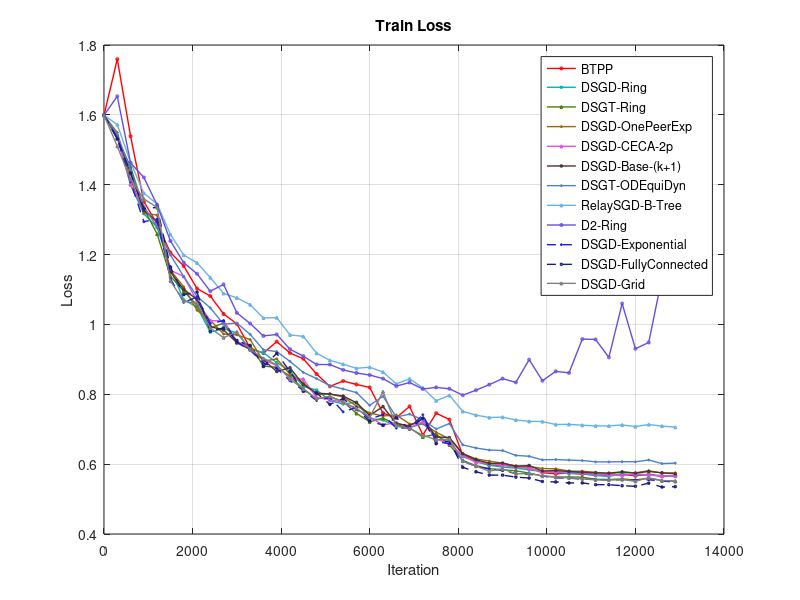

This chart was generated by the following MATLAB code:
% load data

pushpull = load('1pushpullcifar10resnet188.mat');
dsgd_ring = load('1dsgd_staticringcifar10resnet188.mat');
dsgt_ring = load('1dsgt_staticringcifar10resnet188.mat');
dsgd_onepeerexp = load('1dsgd_dynamicOnePeerExpcifar10resnet188.mat');
dsgd_ceca2p = load('1dsgd_cecaceca-2pcifar10resnet188.mat');
dsgd_base_k = load('1dsgd_dynamicbase_kcifar10resnet188.mat');
dsgt_odeq = load('1dsgt_dynamicODEquiDyncifar10resnet188.mat');
relaysgd_btree = load('1relaysgdrelay_binarytreecifar10resnet188.mat');
dsgd_d2_ring = load('1dsgd_d2ringcifar10resnet188.mat');
dsgd_exp = load('1dsgd_staticexponentialcifar10resnet188.mat');
dsgd_fully = load('1dsgd_staticfully_connectedcifar10resnet188.mat');
dsgd_grid = load('1dsgd_staticgridcifar10resnet188.mat');


x = 0:300:300*(length(pushpull.train_loss)-1);


% Create the plot
figure;
plot(x, pushpull.train_loss, 'LineStyle', '-', 'LineWidth', 1, ...
    'Color', 'r','Marker', 'o',  'MarkerSize',2)



hold on
grid on

plot(x, dsgd_ring.train_loss, 'LineStyle', '-', 'LineWidth', 1, ...
    'Color', [0, 0.7, 0.7],'Marker', 'diamond', 'MarkerSize',2)

plot(x, dsgt_ring.train_loss, 'LineStyle', '-', 'LineWidth', 1, ...
    'Color', [0.3, 0.5, 0],'Marker', '^', 'MarkerSize',2)

plot(x, dsgd_onepeerexp.train_loss, 'LineStyle', '-', 'LineWidth', 1, ...
    'Color', [0.6, 0.4, 0],'Marker', '+', 'MarkerSize',2)

plot(x, dsgd_ceca2p.train_loss, 'LineStyle', '-', 'LineWidth', 1, ...
    'Color', [0.9, 0.3, 0.9],'Marker', '^', 'MarkerSize',2)

plot(x, dsgd_base_k.train_loss, 'LineStyle', '-', 'LineWidth', 1, ...
    'Color', [0.3, 0.2, 0.2],'Marker', 'diamond', 'MarkerSize',2)

% plot(x, dsgd_odeq.train_loss, 'LineStyle', '-', 'LineWidth', 1, ...
%     'Color', [0.3, 0.7, 0.2],'Marker', 'o', 'MarkerSize',2)

plot(x, dsgt_odeq.train_loss, 'LineStyle', '-', 'LineWidth', 1, ...
    'Color', [0.3, 0.5, 0.8],'Marker', '+', 'MarkerSize',2)

plot(x, relaysgd_btree.train_loss, 'LineStyle', '-', 'LineWidth', 1, ...
    'Color', [0.4, 0.7, 0.9],'Marker', '^', 'MarkerSize',2)

plot(x, dsgd_d2_ring.train_loss, 'LineStyle', '-', 'LineWidth', 1, ...
    'Color', [0.4, 0.3, 0.9],'Marker', 'o', 'MarkerSize',2)

plot(x, dsgd_exp.train_loss, 'LineStyle', '--', 'LineWidth', 1, ...
    'Color', [0.1, 0.1, 0.9],'Marker', '+', 'MarkerSize',2)

plot(x, dsgd_fully.train_loss, 'LineStyle', '--', 'LineWidth', 1, ...
    'Color', [0.1, 0.1, 0.5],'Marker', 'diamond', 'MarkerSize',2)

plot(x, dsgd_grid.train_loss, 'LineStyle', '-', 'LineWidth', 1, ...
    'Color', [0.5, 0.5, 0.5],'Marker', '^', 'MarkerSize',2)

% title('Train Loss - Data Heterogeneity');
title('Train Loss')
xlabel('Iteration');
ylabel('Loss');


% Add a legend
legend( 'BTPP',...
    'DSGD-Ring', ...
    'DSGT-Ring', ...
    'DSGD-OnePeerExp', ...
    'DSGD-CECA-2p', ...
    'DSGD-Base-(k+1)', ... %'DSGD-ODEqui', ...
    'DSGT-ODEquiDyn', ...
    'RelaySGD-B-Tree', ...
    'D2-Ring', ...
    'DSGD-Exponential',...
    'DSGD-FullyConnected',...
    'DSGD-Grid',...
    'Location', 'northeast');


% Adjust the size of the figure (optional)
set(gcf, 'Position', [100, 100, 600, 400]); % [x y width height]

% Save the plot
saveas(gcf, 'loss_cifar10.png'); % Saves the figure as a PNG file